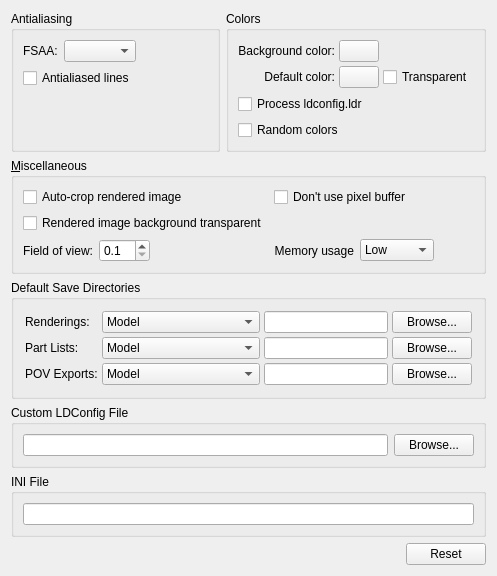
     <widget class="QWidget" name="generalTab">
      <attribute name="title">
       <string>General</string>
      </attribute>
      <layout class="QVBoxLayout" name="verticalLayout_3">
       <item>
        <layout class="QGridLayout" name="gridLayout">
         <item row="0" column="0">
          <widget class="QGroupBox" name="fsaaBox">
           <property name="sizePolicy">
            <sizepolicy hsizetype="Expanding" vsizetype="Preferred">
             <horstretch>0</horstretch>
             <verstretch>0</verstretch>
            </sizepolicy>
           </property>
           <property name="title">
            <string>Antialiasing</string>
           </property>
           <layout class="QVBoxLayout" name="verticalLayout">
            <item>
             <layout class="QHBoxLayout" name="horizontalLayout">
              <item>
               <widget class="QLabel" name="fsaaModeLabel">
                <property name="text">
                 <string>FSAA:</string>
                </property>
               </widget>
              </item>
              <item>
               <widget class="QComboBox" name="fsaaModeBox">
                <property name="currentText">
                 <string/>
                </property>
                <property name="currentIndex">
                 <number>-1</number>
                </property>
               </widget>
              </item>
              <item>
               <spacer name="fsaaBoxSpacer">
                <property name="orientation">
                 <enum>Qt::Horizontal</enum>
                </property>
                <property name="sizeHint" stdset="0">
                 <size>
                  <width>40</width>
                  <height>20</height>
                 </size>
                </property>
               </spacer>
              </item>
             </layout>
            </item>
            <item>
             <layout class="QHBoxLayout" name="horizontalLayout_2">
              <item>
               <widget class="QCheckBox" name="aaLinesButton">
                <property name="text">
                 <string>Antialiased lines</string>
                </property>
               </widget>
              </item>
              <item>
               <spacer name="horizontalSpacer_2">
                <property name="orientation">
                 <enum>Qt::Horizontal</enum>
                </property>
                <property name="sizeHint" stdset="0">
                 <size>
                  <width>68</width>
                  <height>20</height>
                 </size>
                </property>
               </spacer>
              </item>
             </layout>
            </item>
            <item>
             <spacer name="verticalSpacer">
              <property name="orientation">
               <enum>Qt::Vertical</enum>
              </property>
              <property name="sizeHint" stdset="0">
               <size>
                <width>20</width>
                <height>40</height>
               </size>
              </property>
             </spacer>
            </item>
           </layout>
          </widget>
         </item>
         <item row="0" column="1">
          <widget class="QGroupBox" name="generalColorBox">
           <property name="sizePolicy">
            <sizepolicy hsizetype="Expanding" vsizetype="Expanding">
             <horstretch>0</horstretch>
             <verstretch>0</verstretch>
            </sizepolicy>
           </property>
           <property name="title">
            <string>Colors</string>
           </property>
           <layout class="QVBoxLayout" name="verticalLayout_2">
            <item>
             <layout class="QGridLayout">
              <property name="leftMargin">
               <number>0</number>
              </property>
              <property name="topMargin">
               <number>0</number>
              </property>
              <property name="rightMargin">
               <number>0</number>
              </property>
              <property name="bottomMargin">
               <number>0</number>
              </property>
              <property name="spacing">
               <number>4</number>
              </property>
              <item row="1" column="1">
               <widget class="QPushButton" name="defaultColorButton">
                <property name="minimumSize">
                 <size>
                  <width>40</width>
                  <height>0</height>
                 </size>
                </property>
               </widget>
              </item>
              <item row="0" column="1">
               <widget class="QPushButton" name="backgroundColorButton">
                <property name="sizePolicy">
                 <sizepolicy hsizetype="Fixed" vsizetype="Fixed">
                  <horstretch>0</horstretch>
                  <verstretch>0</verstretch>
                 </sizepolicy>
                </property>
                <property name="minimumSize">
                 <size>
                  <width>40</width>
                  <height>0</height>
                 </size>
                </property>
               </widget>
              </item>
              <item row="1" column="0">
               <widget class="QLabel" name="defaultColorLabel">
                <property name="text">
                 <string>Default color:</string>
                </property>
                <property name="alignment">
                 <set>Qt::AlignRight|Qt::AlignTrailing|Qt::AlignVCenter</set>
                </property>
                <property name="wordWrap">
                 <bool>false</bool>
                </property>
               </widget>
              </item>
              <item row="1" column="2">
               <widget class="QCheckBox" name="transparentButton">
                <property name="text">
                 <string>Transparent</string>
                </property>
               </widget>
              </item>
              <item row="0" column="0">
               <widget class="QLabel" name="backgroundColorLabel">
                <property name="text">
                 <string>Background color:</string>
                </property>
                <property name="alignment">
                 <set>Qt::AlignRight|Qt::AlignTrailing|Qt::AlignVCenter</set>
                </property>
                <property name="wordWrap">
                 <bool>false</bool>
                </property>
               </widget>
              </item>
              <item row="0" column="2">
               <spacer name="Spacer5_2">
                <property name="orientation">
                 <enum>Qt::Horizontal</enum>
                </property>
                <property name="sizeType">
                 <enum>QSizePolicy::Expanding</enum>
                </property>
                <property name="sizeHint" stdset="0">
                 <size>
                  <width>20</width>
                  <height>20</height>
                 </size>
                </property>
               </spacer>
              </item>
             </layout>
            </item>
            <item>
             <widget class="QCheckBox" name="processLdconfigLdrButton">
              <property name="text">
               <string>Process ldconfig.ldr</string>
              </property>
             </widget>
            </item>
            <item>
             <widget class="QCheckBox" name="randomColorsButton">
              <property name="text">
               <string>Random colors</string>
              </property>
             </widget>
            </item>
           </layout>
          </widget>
         </item>
        </layout>
       </item>
       <item>
        <widget class="QGroupBox" name="generalMiscBox">
         <property name="sizePolicy">
          <sizepolicy hsizetype="Expanding" vsizetype="Fixed">
           <horstretch>0</horstretch>
           <verstretch>0</verstretch>
          </sizepolicy>
         </property>
         <property name="minimumSize">
          <size>
           <width>0</width>
           <height>0</height>
          </size>
         </property>
         <property name="title">
          <string>&amp;Miscellaneous</string>
         </property>
         <layout class="QGridLayout" name="gridLayout_5">
          <item row="0" column="0">
           <layout class="QGridLayout" name="gridLayout_4">
            <item row="0" column="1">
             <widget class="QCheckBox" name="havePixelBufferButton">
              <property name="text">
               <string>Don't use pixel buffer</string>
              </property>
             </widget>
            </item>
            <item row="0" column="0">
             <widget class="QCheckBox" name="autoCropButton">
              <property name="text">
               <string>Auto-crop rendered image</string>
              </property>
             </widget>
            </item>
            <item row="2" column="0">
             <layout class="QHBoxLayout" name="horizontalLayout_4">
              <item>
               <widget class="QLabel" name="fieldOfViewLabel">
                <property name="text">
                 <string>Field of view:</string>
                </property>
                <property name="alignment">
                 <set>Qt::AlignRight|Qt::AlignTrailing|Qt::AlignVCenter</set>
                </property>
                <property name="wordWrap">
                 <bool>false</bool>
                </property>
               </widget>
              </item>
              <item>
               <widget class="QDoubleSpinBox" name="fieldOfViewDoubleSpin">
                <property name="sizePolicy">
                 <sizepolicy hsizetype="Fixed" vsizetype="Fixed">
                  <horstretch>0</horstretch>
                  <verstretch>0</verstretch>
                 </sizepolicy>
                </property>
                <property name="decimals">
                 <number>1</number>
                </property>
                <property name="minimum">
                 <double>0.100000000000000</double>
                </property>
                <property name="maximum">
                 <double>90.000000000000000</double>
                </property>
                <property name="singleStep">
                 <double>0.100000000000000</double>
                </property>
               </widget>
              </item>
              <item>
               <spacer name="Spacer5">
                <property name="orientation">
                 <enum>Qt::Horizontal</enum>
                </property>
                <property name="sizeType">
                 <enum>QSizePolicy::Expanding</enum>
                </property>
                <property name="sizeHint" stdset="0">
                 <size>
                  <width>20</width>
                  <height>20</height>
                 </size>
                </property>
               </spacer>
              </item>
             </layout>
            </item>
            <item row="2" column="1">
             <layout class="QHBoxLayout" name="horizontalLayout_6">
              <item>
               <widget class="QLabel" name="memoryUsageLabel">
                <property name="text">
                 <string>Memory usage</string>
                </property>
                <property name="alignment">
                 <set>Qt::AlignRight|Qt::AlignTrailing|Qt::AlignVCenter</set>
                </property>
                <property name="wordWrap">
                 <bool>false</bool>
                </property>
               </widget>
              </item>
              <item>
               <widget class="QComboBox" name="memoryUsageBox">
                <property name="sizePolicy">
                 <sizepolicy hsizetype="Fixed" vsizetype="Fixed">
                  <horstretch>0</horstretch>
                  <verstretch>0</verstretch>
                 </sizepolicy>
                </property>
                <item>
                 <property name="text">
                  <string>Low</string>
                 </property>
                </item>
                <item>
                 <property name="text">
                  <string>Medium</string>
                 </property>
                </item>
                <item>
                 <property name="text">
                  <string>High</string>
                 </property>
                </item>
               </widget>
              </item>
              <item>
               <spacer name="horizontalSpacer_3">
                <property name="orientation">
                 <enum>Qt::Horizontal</enum>
                </property>
                <property name="sizeHint" stdset="0">
                 <size>
                  <width>40</width>
                  <height>20</height>
                 </size>
                </property>
               </spacer>
              </item>
             </layout>
            </item>
            <item row="1" column="0">
             <widget class="QCheckBox" name="transparentBackgroundButton">
              <property name="text">
               <string>Rendered image background transparent</string>
              </property>
             </widget>
            </item>
           </layout>
          </item>
         </layout>
        </widget>
       </item>
       <item>
        <widget class="QGroupBox" name="generalSnapshotSaveBox">
         <property name="sizePolicy">
          <sizepolicy hsizetype="Expanding" vsizetype="Fixed">
           <horstretch>0</horstretch>
           <verstretch>0</verstretch>
          </sizepolicy>
         </property>
         <property name="title">
          <string>Default Save Directories</string>
         </property>
         <layout class="QVBoxLayout">
          <property name="spacing">
           <number>4</number>
          </property>
          <property name="leftMargin">
           <number>11</number>
          </property>
          <property name="topMargin">
           <number>11</number>
          </property>
          <property name="rightMargin">
           <number>11</number>
          </property>
          <property name="bottomMargin">
           <number>11</number>
          </property>
          <item>
           <layout class="QGridLayout">
            <property name="leftMargin">
             <number>0</number>
            </property>
            <property name="topMargin">
             <number>0</number>
            </property>
            <property name="rightMargin">
             <number>0</number>
            </property>
            <property name="bottomMargin">
             <number>0</number>
            </property>
            <property name="spacing">
             <number>4</number>
            </property>
            <item row="0" column="0">
             <widget class="QLabel" name="defaultSnapshotDirLabel">
              <property name="text">
               <string>Renderings:</string>
              </property>
              <property name="alignment">
               <set>Qt::AlignLeading|Qt::AlignLeft|Qt::AlignVCenter</set>
              </property>
              <property name="wordWrap">
               <bool>false</bool>
              </property>
             </widget>
            </item>
            <item row="0" column="1">
             <widget class="QComboBox" name="snapshotSaveDirBox">
              <property name="sizePolicy">
               <sizepolicy hsizetype="Preferred" vsizetype="Fixed">
                <horstretch>0</horstretch>
                <verstretch>0</verstretch>
               </sizepolicy>
              </property>
              <item>
               <property name="text">
                <string>Model</string>
               </property>
              </item>
              <item>
               <property name="text">
                <string>Last Saved Image</string>
               </property>
              </item>
              <item>
               <property name="text">
                <string>Specified</string>
               </property>
              </item>
             </widget>
            </item>
            <item row="0" column="2">
             <widget class="QLineEdit" name="snapshotSaveDirEdit"/>
            </item>
            <item row="0" column="3">
             <widget class="QPushButton" name="snapshotSaveDirButton">
              <property name="sizePolicy">
               <sizepolicy hsizetype="Fixed" vsizetype="Fixed">
                <horstretch>0</horstretch>
                <verstretch>0</verstretch>
               </sizepolicy>
              </property>
              <property name="text">
               <string>Browse...</string>
              </property>
             </widget>
            </item>
            <item row="1" column="0">
             <widget class="QLabel" name="defaultPartlistDirLabel">
              <property name="text">
               <string>Part Lists:</string>
              </property>
              <property name="alignment">
               <set>Qt::AlignLeading|Qt::AlignLeft|Qt::AlignVCenter</set>
              </property>
              <property name="wordWrap">
               <bool>false</bool>
              </property>
             </widget>
            </item>
            <item row="1" column="1">
             <widget class="QComboBox" name="partsListsSaveDirBox">
              <property name="sizePolicy">
               <sizepolicy hsizetype="Preferred" vsizetype="Fixed">
                <horstretch>0</horstretch>
                <verstretch>0</verstretch>
               </sizepolicy>
              </property>
              <item>
               <property name="text">
                <string>Model</string>
               </property>
              </item>
              <item>
               <property name="text">
                <string>Last Saved Parts List</string>
               </property>
              </item>
              <item>
               <property name="text">
                <string>Specified</string>
               </property>
              </item>
             </widget>
            </item>
            <item row="1" column="2">
             <widget class="QLineEdit" name="partsListsSaveDirEdit"/>
            </item>
            <item row="1" column="3">
             <widget class="QPushButton" name="partsListsSaveDirButton">
              <property name="sizePolicy">
               <sizepolicy hsizetype="Fixed" vsizetype="Fixed">
                <horstretch>0</horstretch>
                <verstretch>0</verstretch>
               </sizepolicy>
              </property>
              <property name="text">
               <string>Browse...</string>
              </property>
             </widget>
            </item>
            <item row="2" column="0">
             <widget class="QLabel" name="exportsDirLabel">
              <property name="text">
               <string>POV Exports:</string>
              </property>
              <property name="alignment">
               <set>Qt::AlignLeading|Qt::AlignLeft|Qt::AlignVCenter</set>
              </property>
              <property name="wordWrap">
               <bool>false</bool>
              </property>
             </widget>
            </item>
            <item row="2" column="1">
             <widget class="QComboBox" name="exportsListsSaveDirBox">
              <property name="sizePolicy">
               <sizepolicy hsizetype="Preferred" vsizetype="Fixed">
                <horstretch>0</horstretch>
                <verstretch>0</verstretch>
               </sizepolicy>
              </property>
              <item>
               <property name="text">
                <string>Model</string>
               </property>
              </item>
              <item>
               <property name="text">
                <string>Last Saved POV Export</string>
               </property>
              </item>
              <item>
               <property name="text">
                <string>Specified</string>
               </property>
              </item>
             </widget>
            </item>
            <item row="2" column="2">
             <widget class="QLineEdit" name="exportsSaveDirEdit"/>
            </item>
            <item row="2" column="3">
             <widget class="QPushButton" name="exportsSaveDirButton">
              <property name="sizePolicy">
               <sizepolicy hsizetype="Fixed" vsizetype="Fixed">
                <horstretch>0</horstretch>
                <verstretch>0</verstretch>
               </sizepolicy>
              </property>
              <property name="text">
               <string>Browse...</string>
              </property>
             </widget>
            </item>
           </layout>
          </item>
         </layout>
        </widget>
       </item>
       <item>
        <widget class="QGroupBox" name="customConfigBox">
         <property name="title">
          <string>Custom LDConfig File</string>
         </property>
         <layout class="QHBoxLayout" name="horizontalLayout_7">
          <item>
           <widget class="QLineEdit" name="customConfigEdit"/>
          </item>
          <item>
           <widget class="QPushButton" name="customConfigButton">
            <property name="text">
             <string>Browse...</string>
            </property>
           </widget>
          </item>
         </layout>
        </widget>
       </item>
       <item>
        <widget class="QGroupBox" name="iniBox">
         <property name="title">
          <string>INI File</string>
         </property>
         <layout class="QHBoxLayout" name="horizontalLayout_3">
          <item>
           <widget class="QLineEdit" name="iniFileEdit"/>
          </item>
         </layout>
        </widget>
       </item>
       <item>
        <layout class="QHBoxLayout">
         <property name="spacing">
          <number>6</number>
         </property>
         <property name="leftMargin">
          <number>0</number>
         </property>
         <property name="topMargin">
          <number>0</number>
         </property>
         <property name="rightMargin">
          <number>0</number>
         </property>
         <property name="bottomMargin">
          <number>0</number>
         </property>
         <item>
          <spacer name="Spacer4">
           <property name="orientation">
            <enum>Qt::Horizontal</enum>
           </property>
           <property name="sizeType">
            <enum>QSizePolicy::Expanding</enum>
           </property>
           <property name="sizeHint" stdset="0">
            <size>
             <width>20</width>
             <height>20</height>
            </size>
           </property>
          </spacer>
         </item>
         <item>
          <widget class="QPushButton" name="generalResetButton">
           <property name="sizePolicy">
            <sizepolicy hsizetype="Fixed" vsizetype="Fixed">
             <horstretch>0</horstretch>
             <verstretch>0</verstretch>
            </sizepolicy>
           </property>
           <property name="text">
            <string>Reset</string>
           </property>
          </widget>
         </item>
        </layout>
       </item>
      </layout>
     </widget>
